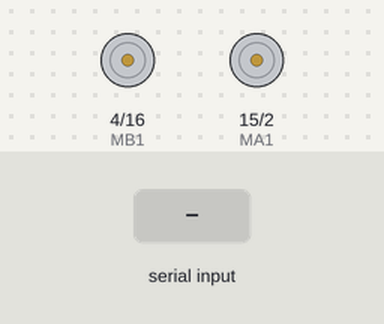
Simulated run of this sketch. Board: ESP32. Shown: motor-driver pin pairs drawn as motors (green arrow = first pin HIGH = forward, orange = second pin HIGH = backward, longer = more drive). Inputs (shaded band) come from the test bench. Nothing arrives over Bluetooth unless stated; what the sketch prints to the serial monitor is not drawn.

Above: at 1.2 s.
1.3 s: "F" received over the second serial link
At 2.2 s:
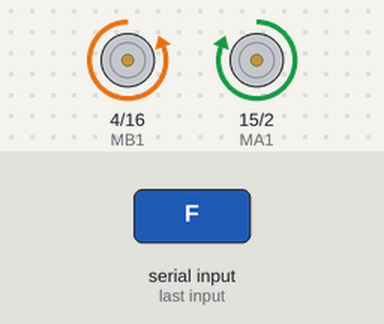
2.8 s: "B" received over the second serial link
At 3.3 s:
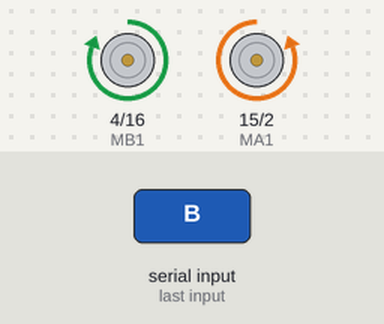
4.3 s: "R" received over the second serial link
At 5.5 s:
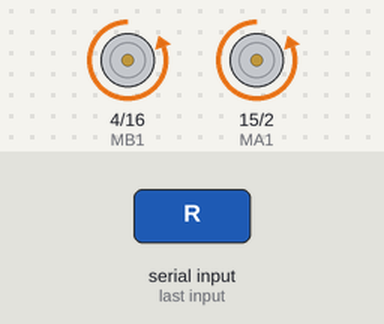
5.8 s: "L" received over the second serial link
At 6.8 s:
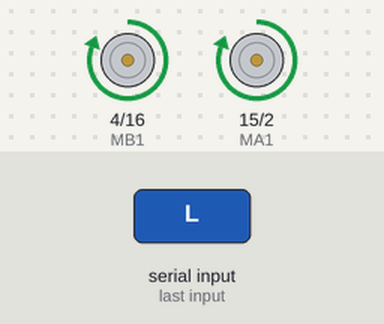
Timing chart, 0 to 8.3 s (numbered marks = the images above; inputs shaded):
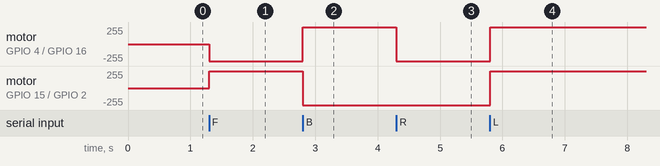

The sketch:

FutBot.ino
```cpp
#include "BluetoothSerial.h"

//#define USE_PIN // Uncomment this to use PIN during pairing. The pin is specified on the line below
const char *pin = "1234";  // Change this to more secure PIN.

String device_name = "ESP32-BT-Slave";

#if !defined(CONFIG_BT_ENABLED) || !defined(CONFIG_BLUEDROID_ENABLED)
#error Bluetooth is not enabled! Please run `make menuconfig` to and enable it
#endif

#if !defined(CONFIG_BT_SPP_ENABLED)
#error Serial Bluetooth not available or not enabled. It is only available for the ESP32 chip.
#endif

BluetoothSerial SerialBT;

char estado = 'g';

const int MA1 = 15;
const int MA2 = 2;
const int MB1 = 4;
const int MB2 = 16;

void setup() {
  Serial.begin(9600);
  SerialBT.begin(device_name);  //Bluetooth device name
  Serial.printf("The device with name \"%s\" is started.\nNow you can pair it with Bluetooth!\n", device_name.c_str());
  pinMode(MA1, OUTPUT);
  pinMode(MA2, OUTPUT);
  pinMode(MB1, OUTPUT);
  pinMode(MB2, OUTPUT);

  // delay(3000);
}


void loop() {

  if (SerialBT.available()) {
    estado = SerialBT.read();
    //BTserial.print(num);
    if (estado == 'F') {

      mov_adel();
      Serial.write(estado);
      //tiempo = 0;
    } else if (estado == 'B') {
      mov_atras();
      Serial.write(estado);
      //tiempo = 0;
    } else if (estado == 'R') {
      mov_der();
      Serial.write(estado);
      //tiempo = 0;
    } else if (estado == 'L') {
      mov_izq();
      Serial.write(estado);
      //tiempo = 0;
    }

    else if (estado == '0') {
      Stop();
      Serial.write(estado);
      //      tiempo = 0;
    }

  }
}
void mov_adel() {
  digitalWrite(MA1, HIGH);
  digitalWrite(MA2, LOW);
  digitalWrite(MB1, LOW);
  digitalWrite(MB2, HIGH);

}

void mov_atras() {
  digitalWrite(MA1, LOW);
  digitalWrite(MA2, HIGH);
  digitalWrite(MB1, HIGH);
  digitalWrite(MB2, LOW);
}
void mov_der() {
  digitalWrite(MA1, LOW);
  digitalWrite(MA2, HIGH);
  digitalWrite(MB1, LOW);
  digitalWrite(MB2, HIGH);
}

void mov_izq() {
  digitalWrite(MA1, HIGH);
  digitalWrite(MA2, LOW);
  digitalWrite(MB1, HIGH);
  digitalWrite(MB2, LOW);
}

void Stop() {
  digitalWrite(MA1, 0);
  digitalWrite(MA2, 0);
  digitalWrite(MB1, 0);
  digitalWrite(MB2, 0);
}
```

Measured:
- after the input at 1.3 s, motor on GPIO 4 (MB1) / GPIO 16 (MB2): stopped → backward 255/255 at once; motor on GPIO 15 (MA1) / GPIO 2 (MA2): stopped → forward 255/255 at once
- after the input at 2.8 s, motor on GPIO 4 (MB1) / GPIO 16 (MB2): backward 255/255 → forward 255/255 at once; motor on GPIO 15 (MA1) / GPIO 2 (MA2): forward 255/255 → backward 255/255 at once
- after the input at 4.3 s, motor on GPIO 4 (MB1) / GPIO 16 (MB2): forward 255/255 → backward 255/255 at once
- after the input at 5.8 s, motor on GPIO 4 (MB1) / GPIO 16 (MB2), motor on GPIO 15 (MA1) / GPIO 2 (MA2): backward 255/255 → forward 255/255 at once
